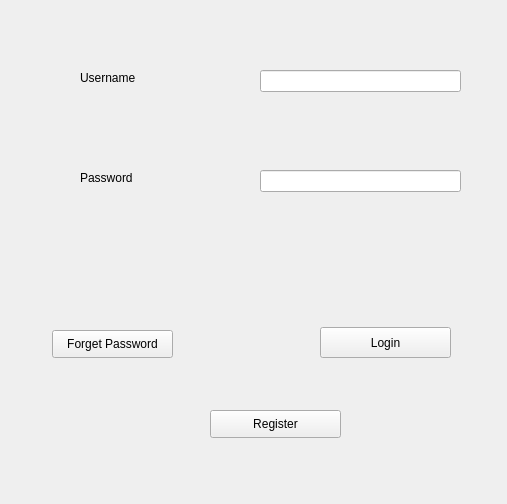
<?xml version="1.0" encoding="UTF-8"?>
<ui version="4.0">
 <class>Form</class>
 <widget class="QWidget" name="Form">
  <property name="geometry">
   <rect>
    <x>0</x>
    <y>0</y>
    <width>507</width>
    <height>504</height>
   </rect>
  </property>
  <property name="windowTitle">
   <string>Form</string>
  </property>
  <widget class="QLabel" name="label">
   <property name="geometry">
    <rect>
     <x>80</x>
     <y>70</y>
     <width>151</width>
     <height>16</height>
    </rect>
   </property>
   <property name="text">
    <string>Username</string>
   </property>
  </widget>
  <widget class="QLabel" name="label_2">
   <property name="geometry">
    <rect>
     <x>80</x>
     <y>170</y>
     <width>141</width>
     <height>16</height>
    </rect>
   </property>
   <property name="text">
    <string>Password</string>
   </property>
  </widget>
  <widget class="QPushButton" name="btnLogin">
   <property name="geometry">
    <rect>
     <x>320</x>
     <y>327</y>
     <width>131</width>
     <height>31</height>
    </rect>
   </property>
   <property name="text">
    <string>Login</string>
   </property>
  </widget>
  <widget class="QPushButton" name="btnForget">
   <property name="geometry">
    <rect>
     <x>52</x>
     <y>330</y>
     <width>121</width>
     <height>28</height>
    </rect>
   </property>
   <property name="text">
    <string>Forget Password</string>
   </property>
  </widget>
  <widget class="QPushButton" name="btnRegister">
   <property name="geometry">
    <rect>
     <x>210</x>
     <y>410</y>
     <width>131</width>
     <height>28</height>
    </rect>
   </property>
   <property name="text">
    <string>Register</string>
   </property>
  </widget>
  <widget class="QLineEdit" name="txtUsername">
   <property name="geometry">
    <rect>
     <x>260</x>
     <y>70</y>
     <width>201</width>
     <height>22</height>
    </rect>
   </property>
  </widget>
  <widget class="QLineEdit" name="txtPassword">
   <property name="geometry">
    <rect>
     <x>260</x>
     <y>170</y>
     <width>201</width>
     <height>22</height>
    </rect>
   </property>
  </widget>
 </widget>
 <resources/>
 <connections/>
</ui>
